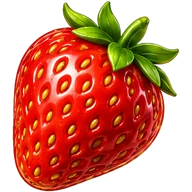
#> input picture straw.webp, 192 x 192 px
$ python make_icons.py straw.webp apple.webp apple.webp
#> lines starting #> are read from the running program, lines starting #| are printed output that depends on the picture
# GitHub build ke time logo.png se Android icons + splash banata hai
import os, sys
from PIL import Image, ImageDraw

logo, res = sys.argv[1], sys.argv[2]
src = Image.open(logo).convert('RGBA')
#> src is the input picture: PIL image 192x192 RGBA; mean R, G, B, A 132.9, 58.3, 35.8, 153.3
BG = sys.argv[3] if len(sys.argv) > 3 else '#081E5A'

def rounded(img, radius_frac):
    s = img.size[0]
    m = Image.new('L', (s * 4, s * 4), 0)
    ImageDraw.Draw(m).rounded_rectangle((0, 0, s * 4 - 1, s * 4 - 1), radius=int(s * 4 * radius_frac), fill=255)
    return m.resize((s, s), Image.LANCZOS)

for d, s in {'mdpi': 48, 'hdpi': 72, 'xhdpi': 96, 'xxhdpi': 144, 'xxxhdpi': 192}.items():
    o = f'{res}/mipmap-{d}'
    os.makedirs(o, exist_ok=True)
    r = src.resize((s, s), Image.LANCZOS)
    r.save(f'{o}/ic_launcher.png')
    out = Image.new('RGBA', (s, s), (0, 0, 0, 0))
    out.paste(r, (0, 0), rounded(r, 0.5))
    out.save(f'{o}/ic_launcher_round.png')
    c = int(s * 108 / 48)
    l = int(c * 0.62)
    lg = src.resize((l, l), Image.LANCZOS)
    fg = Image.new('RGBA', (c, c), (0, 0, 0, 0))
    fg.paste(lg, ((c - l) // 2, (c - l) // 2), rounded(lg, 0.2))
    fg.save(f'{o}/ic_launcher_foreground.png')
#> this loop made 5 passes
#> pass 1, `r = src.resize((s, s), Image.LANCZOS)`:
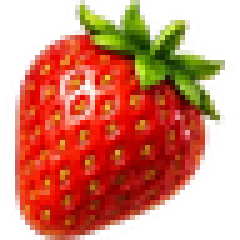
#> r: PIL image 48x48 RGBA (shown 5 times larger); mean R, G, B, A 129.4, 49.2, 22.7, 153.3; transparent parts drawn white
#> pass 1, `out.save(f'{o}/ic_launcher_round.png')`:
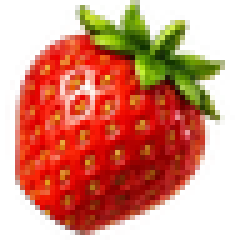
#> saved as ic_launcher_round.png: PIL image 48x48 RGBA (shown 5 times larger); mean R, G, B, A 121.4, 46.1, 21.1, 147.8; transparent parts drawn white
#> after the loop:
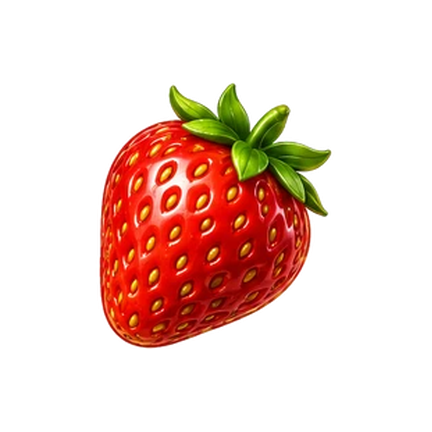
#> fg: PIL image 432x432 RGBA; mean R, G, B, A 45.2, 16.8, 8.3, 58.6; transparent parts drawn white
#> after the loop:
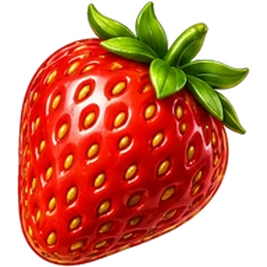
#> lg: PIL image 267x267 RGBA; mean R, G, B, A 118.2, 43.9, 21.8, 153.3; transparent parts drawn white
#> after the loop:
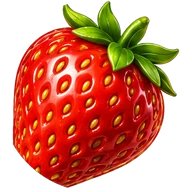
#> out: PIL image 192x192 RGBA; mean R, G, B, A 124.6, 53.2, 31.5, 148; transparent parts drawn white

# adaptive icon (Android 8+)
os.makedirs(f'{res}/mipmap-anydpi-v26', exist_ok=True)
xml = ('<?xml version="1.0" encoding="utf-8"?>\n'
       '<adaptive-icon xmlns:android="http://schemas.android.com/apk/res/android">\n'
       '    <background android:drawable="@color/ic_launcher_background"/>\n'
       '    <foreground android:drawable="@mipmap/ic_launcher_foreground"/>\n'
       '</adaptive-icon>\n')
for n in ('ic_launcher', 'ic_launcher_round'):
    open(f'{res}/mipmap-anydpi-v26/{n}.xml', 'w').write(xml)
os.makedirs(f'{res}/values', exist_ok=True)
open(f'{res}/values/ic_launcher_background.xml', 'w').write(
    f'<?xml version="1.0" encoding="utf-8"?>\n<resources>\n    <color name="ic_launcher_background">{BG}</color>\n</resources>\n')

# splash screen
for root, _, files in os.walk(res):
    if 'splash.png' in files:
        w, h = (1920, 1080) if 'land' in root else (1080, 1920)
        bg = Image.new('RGB', (w, h), tuple(int(BG.lstrip('#')[i:i+2], 16) for i in (0, 2, 4)))
        L = int(min(w, h) * 0.55)
        lg = src.resize((L, L), Image.LANCZOS)
        bg.paste(lg, ((w - L) // 2, (h - L) // 2), lg)
        bg.save(os.path.join(root, 'splash.png'))
print('Logo icons + splash ready')

$ run again, on bell.webp
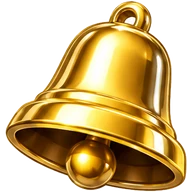
#> input picture bell.webp, 192 x 192 px
#> src is the input picture: PIL image 192x192 RGBA; mean R, G, B, A 125.9, 100.9, 52.2, 153.4
#> after the loop `for d, s in {'mdpi': 48, 'hdpi': 72, 'xhdpi': 96, 'xxhdpi': 144, 'xxxh..`:
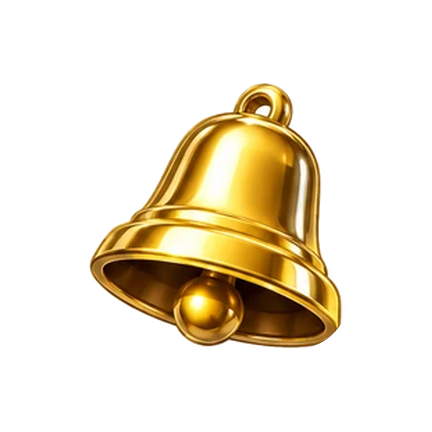
#> fg: PIL image 432x432 RGBA; mean R, G, B, A 43.2, 33.8, 15.4, 58.5; transparent parts drawn white
#> after the loop `for d, s in {'mdpi': 48, 'hdpi': 72, 'xhdpi': 96, 'xxhdpi': 144, 'xxxh..`:
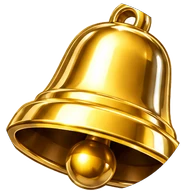
#> out: PIL image 192x192 RGBA; mean R, G, B, A 113.7, 90.6, 45.3, 143.2; transparent parts drawn white

$ run again, on burger.webp
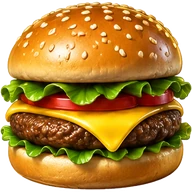
#> input picture burger.webp, 192 x 192 px
#> src is the input picture: PIL image 192x192 RGBA; mean R, G, B, A 155.2, 115.1, 50.6, 205.3
#> after the loop `for d, s in {'mdpi': 48, 'hdpi': 72, 'xhdpi': 96, 'xxhdpi': 144, 'xxxh..`:
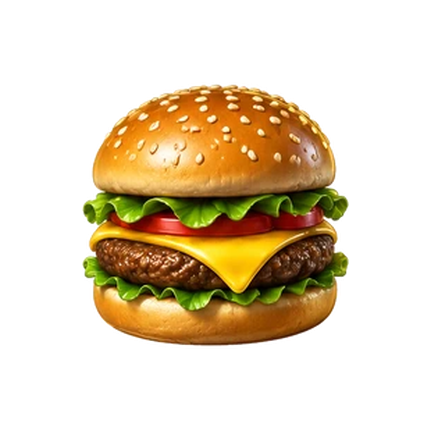
#> fg: PIL image 432x432 RGBA; mean R, G, B, A 53.8, 38.6, 14.2, 78.4; transparent parts drawn white
#> after the loop `for d, s in {'mdpi': 48, 'hdpi': 72, 'xhdpi': 96, 'xxhdpi': 144, 'xxxh..`:
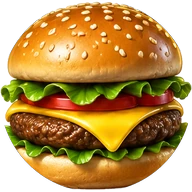
#> out: PIL image 192x192 RGBA; mean R, G, B, A 129.8, 92.7, 33.1, 193.6; transparent parts drawn white
